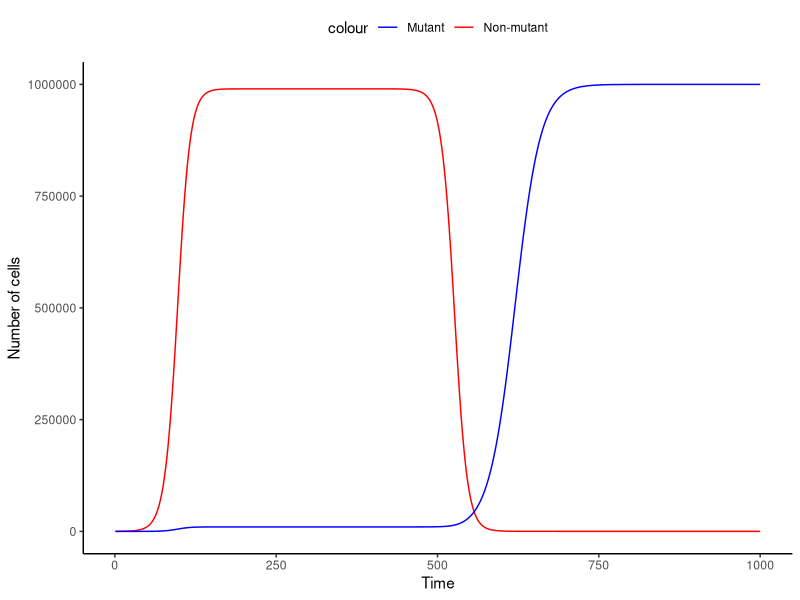

The R script that drew this image:
# Modeling mutant vs. non-mutant cancer cells treated with drugs

# time points to simulate over (simulate over 1000 timesteps)
# a place to store population sizes for mutant and non-mutant (value of state variables through time)
# values for parameters 
# before treatment: (rN = rM = 0.1; K = 1000000)
# after treatment: (rN = -0.1; rM = 0.05, K = 1000000)
# a loop for simulating
# initial starting places; N0 = 99; M0 = 1

# set normal tumor cell inital values
N0=99
rN=0.1

# set mutant tumor cell initial values
M0=1
rM=0.1

# set remaining initial values
K=1000000
timesteps=1000

# create a vector to store N's and set inital N
Ns=numeric(length=timesteps)
Ns[1]=N0

# create a vector to store M's and set initial M
Ms=numeric(length=timesteps)
Ms[1]=M0

# simulate after first mutation until "equilibrium" (t=300) is reached
# after 300 timesteps, cells are treated with drug
for(t in 1:(timesteps-1)) {
  if(t < 300) {
    Ns[t + 1] <- Ns[t] + (rN*Ns[t]*(1 - ((Ns[t] + Ms[t])/K)))
    Ms[t + 1] <- Ms[t] + (rM*Ms[t]*(1 - ((Ns[t] + Ms[t])/K)))
  }
  else {
    rN=-0.1
    rM=0.05
    Ns[t + 1] <- Ns[t] + (rN*Ns[t]*(1 - ((Ns[t] + Ms[t])/K)))
    Ms[t + 1] <- Ms[t] + (rM*Ms[t]*(1 - ((Ns[t] + Ms[t])/K)))
  }
}

# plot simulation
library(ggplot2)
sim <- data.frame(time=1:length(Ns),N=Ns,M=Ms)
ggplot(data=sim) + geom_line(aes(x=time,y=N,colour="Non-mutant")) +
  geom_line(aes(x=time,y=M,colour="Mutant")) +
  theme_classic() + theme(legend.position="top") +
  scale_colour_manual(values=c("Non-mutant"="red","Mutant"="blue")) +
  xlab("Time") + ylab("Number of cells")
